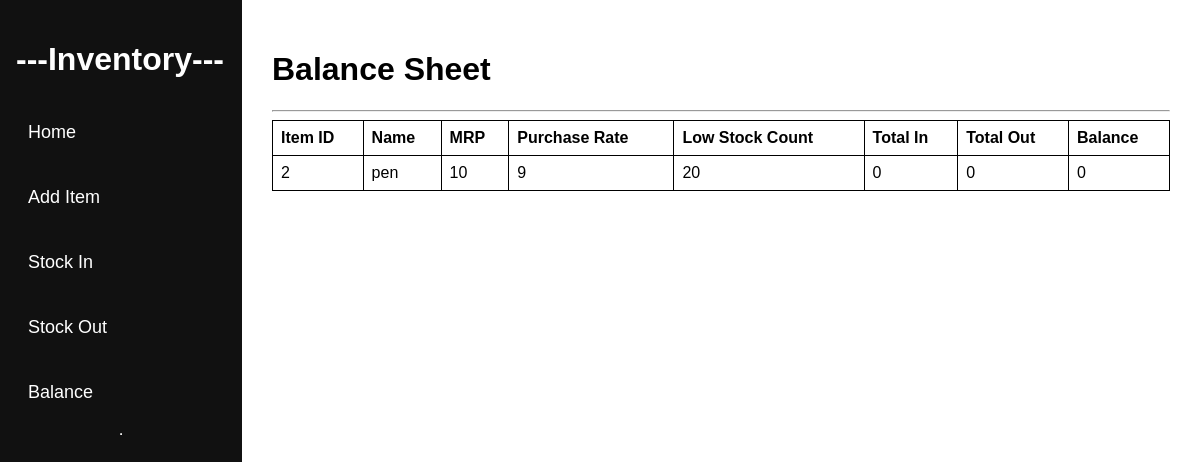
/balance, run on an earlier commit of the app's database.
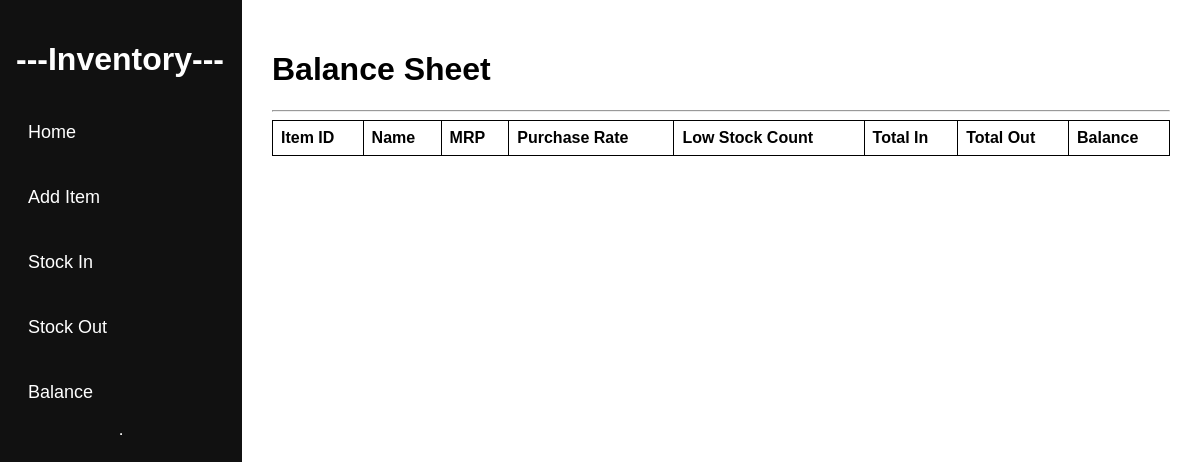
And on a later commit of the database.
### tables this page shows
CREATE TABLE items
(
    id INTEGER PRIMARY KEY AUTOINCREMENT,
    name TEXT NOT NULL,
    mrp INTEGER NOT NULL,
    purchase_rate INTEGER NOT NULL,
    low_stock INTEGER NOT NULL DEFAULT 0
);

### app.py (the view)
@app.route("/balance")
def balance():
    data=get_balance()
    return render_template("balance.html", data=data)

### db.py (called while the page is built)
def get_connection():
    return sqlite3.connect(DB_NAME)

def get_balance():
    con=get_connection()
    cur=con.cursor()
    cur.execute("""
SELECT i.id,i.name,i.mrp,i.purchase_rate,i.low_stock,
                COALESCE(SUM(CASE WHEN t.type='IN' THEN t.qty END),0) AS total_in,
                COALESCE(SUM(CASE WHEN t.type='OUT' THEN t.qty END),0) AS total_out,

                COALESCE(SUM(CASE WHEN t.type='IN' THEN t.qty END),0)-
                COALESCE(SUM(CASE WHEN t.type='OUT' THEN t.qty END),0) AS balance
                FROM items i
                LEFT JOIN transactions t ON i.id=t.item_id
                GROUP BY i.id
                """)
    rows=cur.fetchall()
    con.close()
    return rows

### templates/balance.html (shortened to what this page needs)
<!DOCTYPE html>
<html lang="en">
<head>
</head>
<body>
    {% extends "base.html" %}
    {% block content %}
    <h1>Balance Sheet</h1>
    <hr>
    <table>
        <tr>
            <th>Item ID</th>
            <th>Name</th>
            <th>MRP</th>
            <th>Purchase Rate</th>
            <th>Low Stock Count</th>
            <th>Total In</th>
            <th>Total Out</th>
            <th>Balance</th>
        </tr>
        {% for row in data %}
        <tr>
            <td>{{ row[0] }}</td>
            <td>{{ row[1] }}</td>
            <td>{{ row[2] }}</td>
            <td>{{ row[3] }}</td>
            <td>{{ row[4] }}</td>
            <td>{{ row[5] }}</td>
            <td>{{ row[6] }}</td>
            <td>{{ row[7] }}</td>
        </tr>
        {% endfor %}
    </table>
    {% endblock %}

### templates/base.html (shortened to what this page needs)
<!DOCTYPE html>
<html lang="en">
<head>
    <link rel="stylesheet" href="{{ url_for('static', filename='sidebar.css') }}">
</head>
<body>
    <div class="sidebar">
        <h1> ---Inventory---</h1>
        <a href="{{ url_for('home') }}">Home</a>
        <a href="{{ url_for('add_item_route') }}">Add Item</a>
        <a href="{{ url_for('stock_in') }}">Stock In</a>
        <a href="{{ url_for('stock_out') }}">Stock Out</a>
        <a href="{{ url_for('balance') }}">Balance</a>
        <hr>
    </div>
    <div class="content">
        {% block content %}
        {% endblock %}
    </div>
</body>
</html>

### static/sidebar.css (style rules this page uses)
body { margin: 0; font-family: Arial, sans-serif; display: flex; }
.sidebar { width: 210px; background-color: #111; min-height: 100vh; color:#fff ; display: flex; flex-direction: column; padding: 20px 16px; }
.sidebar a { font-size: 18px; font-weight: 500; display: block; padding: 7px 12px; color: white; text-decoration: none; margin: 15px 0; }
.content { flex: 1; padding: 30px; }
table { width: 100%; border-collapse: collapse; }
table,th,td { border: 1px solid black; }
th,td { padding: 8px; text-align: left ; }

What changed in the data, as far as the page shows it:
removed items: id "2", name "pen", mrp "10", purchase_rate "9", low_stock "20", row "0"
